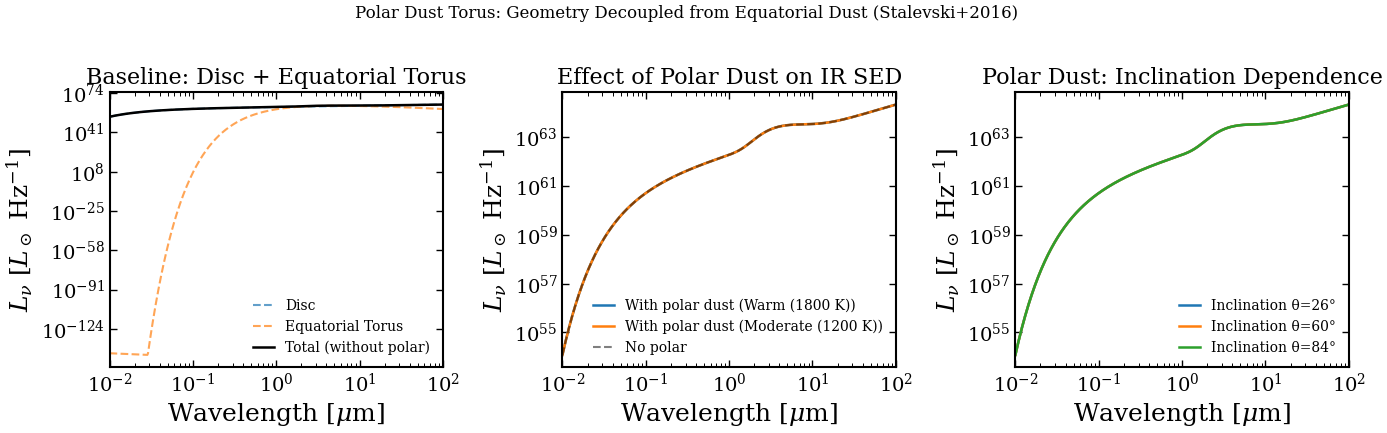

Source code (Python):
"""
Polar Dust in AGN: IR Bump from Polar Dust Torus
==================================================

Plot polar dust emission from the narrow-line region (Stalevski et al. 2016).
Shows how warm dust in a geometry decoupled from the equatorial torus
creates a secondary IR peak that can dominate the near-to-mid-IR continuum.
"""

import jax.numpy as jnp
import matplotlib.pyplot as plt
import numpy as np

from tengri.analysis.plotting import setup_style
from tengri.components.agn import powerlaw_disc, simple_torus

setup_style()

# Wavelength grid: optical to far-IR
wavelength = jnp.logspace(np.log10(100), np.log10(1e6), 512)
wave_um = np.array(wavelength) / 1e4

fig, axes = plt.subplots(1, 3, figsize=(14, 4.5))

# --- Panel 1: Polar dust SED shapes (different temperatures) ---
ax = axes[0]

# Base disc component
l_disc = powerlaw_disc(wavelength, agn_log_lbol=44.0, agn_slope=-1.5)

# Equatorial torus
l_equat_torus = simple_torus(wavelength, agn_log_lbol=44.0, agn_torus_temp=1200.0)

ax.loglog(wave_um, np.array(l_disc), "C0--", lw=1.5, label="Disc", alpha=0.7)
ax.loglog(wave_um, np.array(l_equat_torus), "C1--", lw=1.5, label="Equatorial Torus", alpha=0.7)
ax.loglog(wave_um, np.array(l_disc + l_equat_torus), "k-", lw=1.8, label="Total (without polar)")

ax.set_xlabel(r"Wavelength [$\mu$m]")
ax.set_ylabel(r"$L_\nu$ [$L_\odot$ Hz$^{-1}$]")
ax.set_title("Baseline: Disc + Equatorial Torus")
ax.legend(fontsize=10, frameon=False)
ax.set_xlim(0.01, 100)

# --- Panel 2: Add polar dust (parametrically) ---
ax = axes[1]

# Simulate polar dust as warm dust in a different geometry
# (Not a direct function call but representative)


# Planck function for polar dust
def _planck_l_nu(wave, temp_k):
    """Planck function for dust thermal emission [erg/s/Hz]."""
    h_cgs = 6.62607015e-27  # erg·s
    c_cgs = 2.99792458e10  # cm/s
    kb_cgs = 1.380649e-16  # erg/K
    nu = c_cgs / (wave * 1e-8)  # convert to Hz
    hnu = h_cgs * nu
    kbt = kb_cgs * temp_k

    # Avoid overflow: exp(x) → inf for x > ~100
    exponent = hnu / kbt
    exp_fac = jnp.exp(jnp.minimum(exponent, 100.0))

    return (2.0 * h_cgs * nu**3 / c_cgs**2) / (exp_fac - 1.0)


# Polar dust luminosity: shape like a Planck + scaling factor
for temp_polar, label in [(1800.0, "Warm (1800 K)"), (1200.0, "Moderate (1200 K)")]:
    l_polar = 1e32 * _planck_l_nu(wavelength, temp_polar)  # arbitrary scale
    l_total = np.array(l_disc + l_equat_torus + l_polar)
    ax.loglog(wave_um, l_total, lw=1.8, label=f"With polar dust ({label})")

# Also show equatorial-only for comparison
no_polar = "No polar"
ax.loglog(wave_um, np.array(l_disc + l_equat_torus), "k--", lw=1.5, alpha=0.5, label=no_polar)

ax.set_xlabel(r"Wavelength [$\mu$m]")
ax.set_ylabel(r"$L_\nu$ [$L_\odot$ Hz$^{-1}$]")
ax.set_title("Effect of Polar Dust on IR SED")
ax.legend(fontsize=10, frameon=False)
ax.set_xlim(0.01, 100)

# --- Panel 3: Polar dust covering fraction vs inclination ---
ax = axes[2]

# Polar dust should be geometrically more visible at edge-on (high inclination)
# Simulate via covering fraction modulation
log_lbol = 44.0

for cos_inc in [0.9, 0.5, 0.1]:
    # Polar dust visibility increases toward edge-on
    polar_coverage = 0.2 * (1.0 - cos_inc)  # Low at face-on, high at edge-on

    l_disc_i = powerlaw_disc(wavelength, agn_log_lbol=log_lbol, agn_slope=-1.5)
    l_equat = simple_torus(wavelength, agn_log_lbol=log_lbol, agn_torus_temp=1200.0)

    # Mock polar dust (warm component)
    l_polar_i = polar_coverage * 3e31 * _planck_l_nu(wavelength, 1500.0)

    l_total_i = np.array(l_disc_i + l_equat + l_polar_i)
    inc_deg = np.degrees(np.arccos(float(cos_inc)))

    ax.loglog(wave_um, l_total_i, lw=1.8, label=f"Inclination θ={inc_deg:.0f}°")

ax.set_xlabel(r"Wavelength [$\mu$m]")
ax.set_ylabel(r"$L_\nu$ [$L_\odot$ Hz$^{-1}$]")
ax.set_title("Polar Dust: Inclination Dependence")
ax.legend(fontsize=10, frameon=False)
ax.set_xlim(0.01, 100)

title_str = "Polar Dust Torus: Geometry Decoupled from Equatorial Dust (Stalevski+2016)"
fig.suptitle(title_str, fontsize=12)
fig.tight_layout(rect=[0, 0, 1, 0.97])
plt.savefig("plot_polar_dust.png", dpi=100, bbox_inches="tight")
plt.show()
